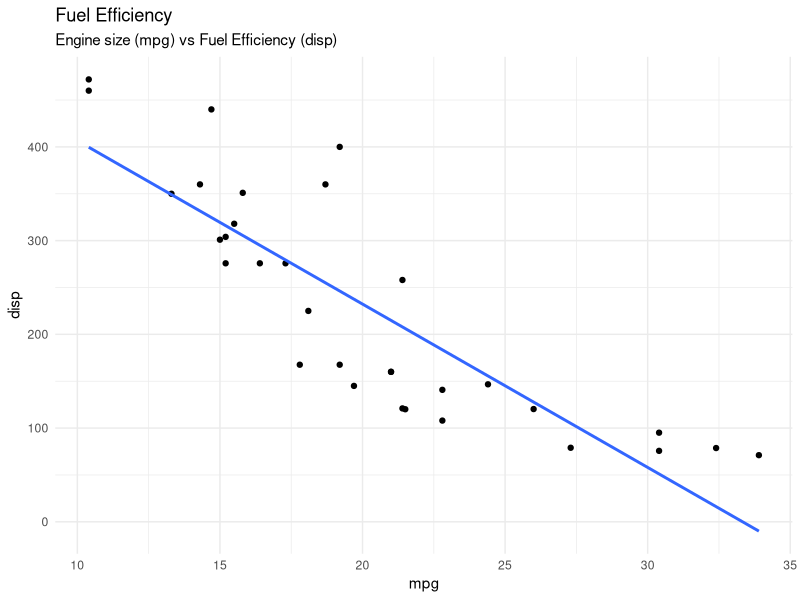
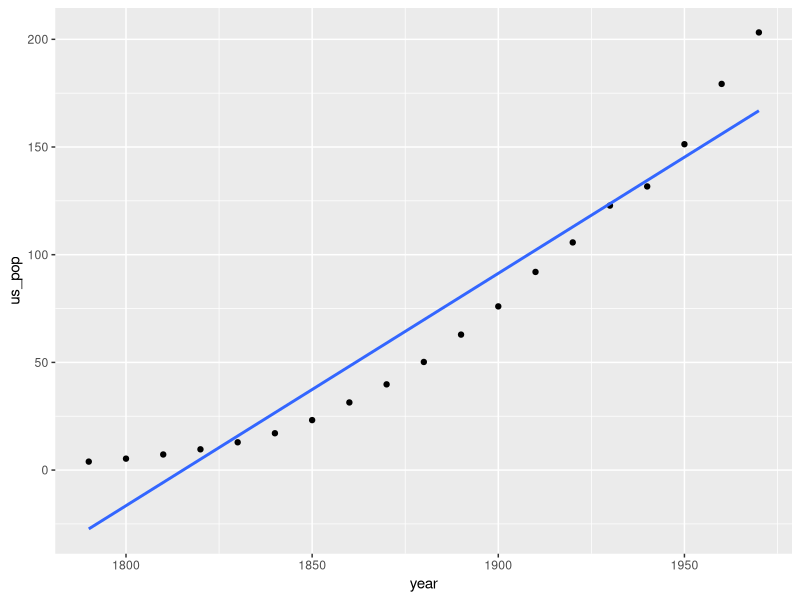
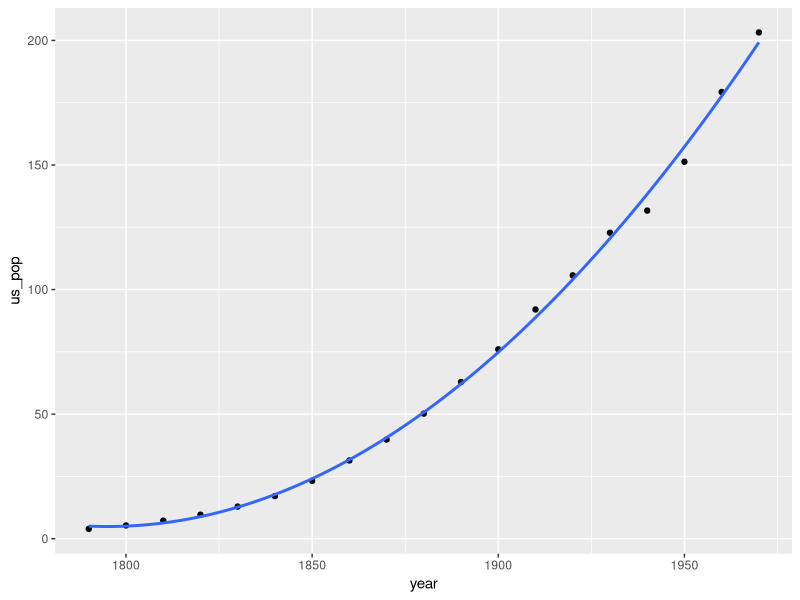
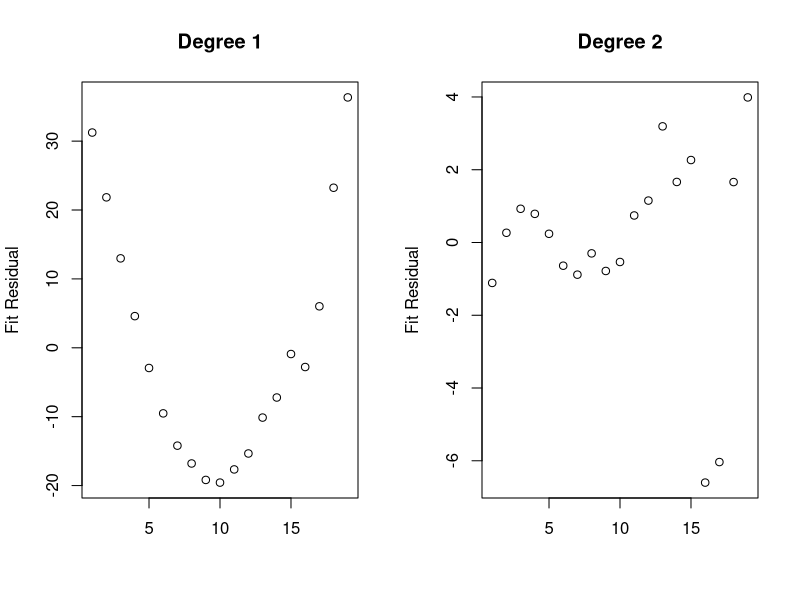

The R source for these figures, in order:
## ---- chunk 1
options(htmltools.dir.version = FALSE, eval = FALSE, message = FALSE,
       fig.retina = 3)
## ---- chunk 2
library(ggplot2)

ggplot(mtcars, aes(mpg, disp)) +
  geom_point() +
  theme_minimal() +
  labs(title = "Fuel Efficiency", 
       subtitle = "Engine size (mpg) vs Fuel Efficiency (disp)") +
   geom_smooth(method='lm', level = 0)
## ---- chunk 3
model <- lm(mpg ~ disp, data = mtcars)
summary(model)
## ---- chunk 4
summary(lm(mpg ~ disp + wt, data = mtcars))
## ---- chunk 5
summary(lm(mpg ~ wt + cyl, data = mtcars))
## ---- chunk 6
library(dplyr)
library(glmnet)
y <- mtcars %>% select(mpg) %>% scale(center = TRUE, scale = FALSE) %>% as.matrix()
X <- mtcars %>% select(-mpg) %>% as.matrix()

lasso_cv <- cv.glmnet(X, y, alpha = 1, standardize = TRUE)
coef(lasso_cv)
## ---- chunk 7
population <- data.frame(uspop) %>%
  mutate(us_pop = as.numeric(uspop),
         year = seq(from = 1790, to = 1970, by = 10))

ggplot(population, aes(x = year, y = us_pop)) +
  geom_point() +
  geom_smooth(method = 'lm', level = 0)
## ---- chunk 8
lm1 <- lm(us_pop ~ poly(year, 1), data = population)
summary(lm1)
## ---- chunk 9
lm2 <- lm(us_pop ~ poly(year, 2), data = population)
summary(lm2)
## ---- chunk 10
ggplot(population, aes(x = year, y = us_pop)) +
  geom_point() +
  geom_smooth(method = 'lm', level = 0, formula=y ~ poly(x, 2, raw=TRUE))
## ---- chunk 11
uspop.2020 <- data.frame(year = c(1980, 1990, 2000, 2010), 
                         us_pop = c(226.5,249.6, 282.2, 309.3))

lm1_p <- predict(lm1, uspop.2020)
lm2_p <- predict(lm2, uspop.2020)

caret::postResample(lm1_p, uspop.2020$us_pop)
caret::postResample(lm2_p, uspop.2020$us_pop)

## ---- chunk 12
par(mfrow = c(1, 2))
plot(resid(lm1), main = "Degree 1", xlab = "", ylab = "Fit Residual")
plot(resid(lm2), main = "Degree 2", xlab = "", ylab = "Fit Residual")
